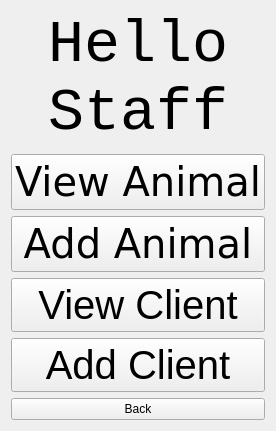
      <widget class="QWidget" name="page_8">
       <layout class="QVBoxLayout" name="verticalLayout_4">
        <item>
         <widget class="QLabel" name="label_2">
          <property name="font">
           <font>
            <family>Liberation Mono</family>
            <pointsize>45</pointsize>
           </font>
          </property>
          <property name="text">
           <string>Hello
Staff</string>
          </property>
          <property name="alignment">
           <set>Qt::AlignCenter</set>
          </property>
         </widget>
        </item>
        <item>
         <widget class="QPushButton" name="pushButton_5">
          <property name="font">
           <font>
            <family>DejaVu Sans</family>
            <pointsize>30</pointsize>
           </font>
          </property>
          <property name="text">
           <string>View Animal</string>
          </property>
         </widget>
        </item>
        <item>
         <widget class="QPushButton" name="pushButton_6">
          <property name="font">
           <font>
            <family>DejaVu Sans</family>
            <pointsize>30</pointsize>
           </font>
          </property>
          <property name="text">
           <string>Add Animal</string>
          </property>
         </widget>
        </item>
        <item>
         <widget class="QPushButton" name="pushButton_14">
          <property name="font">
           <font>
            <pointsize>30</pointsize>
           </font>
          </property>
          <property name="text">
           <string>View Client</string>
          </property>
         </widget>
        </item>
        <item>
         <widget class="QPushButton" name="pushButton_15">
          <property name="font">
           <font>
            <pointsize>30</pointsize>
           </font>
          </property>
          <property name="text">
           <string>Add Client</string>
          </property>
         </widget>
        </item>
        <item>
         <widget class="QPushButton" name="pushButton_2">
          <property name="text">
           <string>Back</string>
          </property>
         </widget>
        </item>
       </layout>
      </widget>
